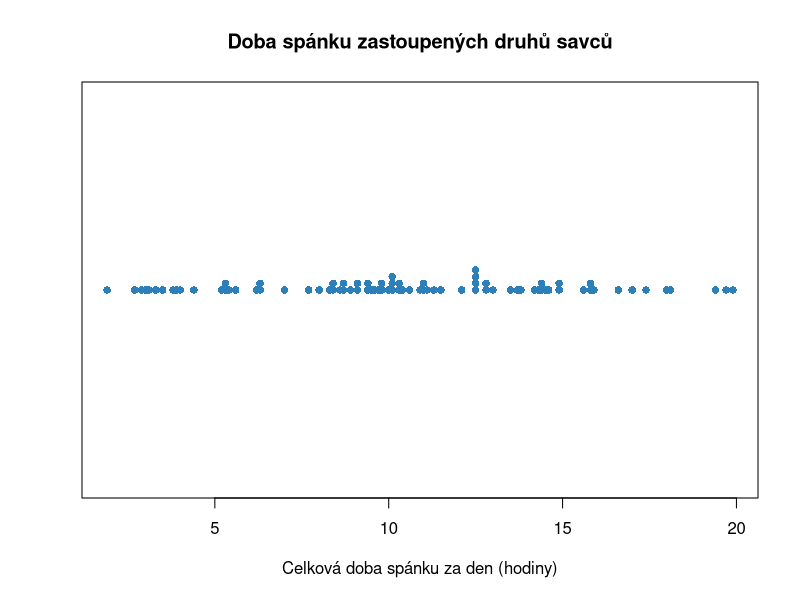
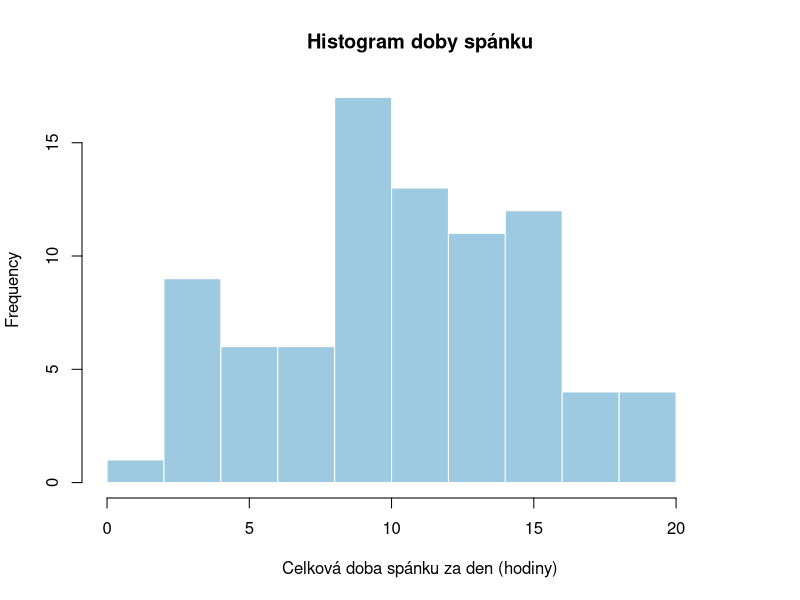
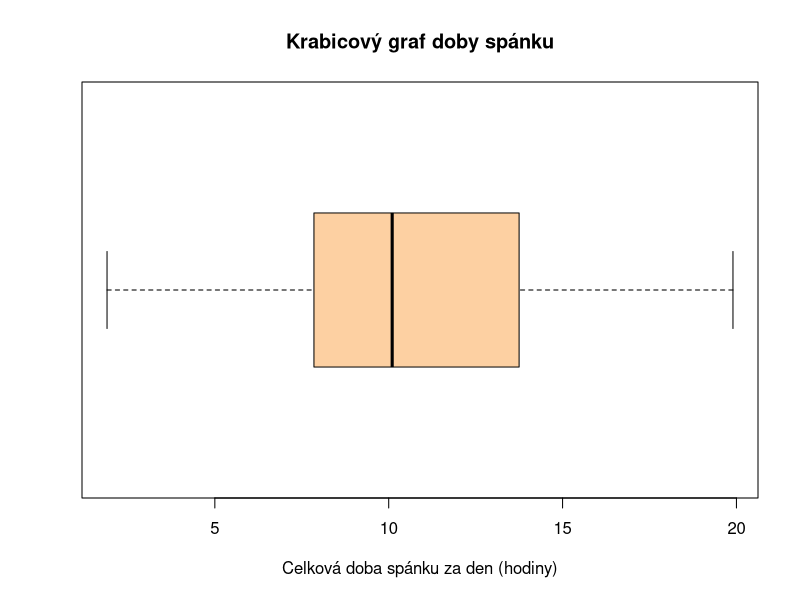
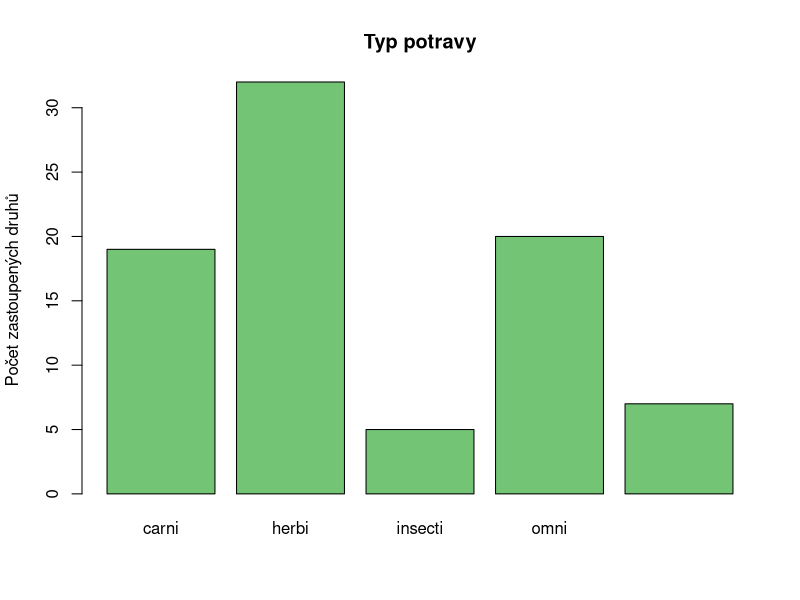

The R script that drew these images, in order:
#----------------------------------------------------------#
#
#              L01 — Co váží „typický“ savec?
#
#                 Praktické cvičení v R
#
#             Studenti biologie a ekologie
#
#                       O. Mottl
#                         2026
#
#----------------------------------------------------------#


#----------------------------------------------------------#
# Příprava -----
#----------------------------------------------------------#

#--------------------------------------------------#
## Jak se skriptem pracovat -----
#--------------------------------------------------#

# Ve výuce postupujte po společné trase označené ZÁKLAD,
# VYZKOUŠEJTE a KONTROLA. Vyučující bude říkat, kdy se zastavit.
#
# Při samostudiu:
# 1. Začněte v čisté relaci R.
# 2. Spouštějte skript shora dolů pomocí Ctrl + Enter.
# 3. Vlastní kód pište pod řádek "Vaše řešení".
# 4. Výsledek porovnejte s komentářem "Očekávaný výsledek".
# 5. Nápovědy čtěte postupně, až když je potřebujete.
#
# Úlohy NAVÍC jsou dobrovolné. Slouží rychlejším skupinám
# a pozdějšímu procvičení; nemusíte je dokončit během praktika.
#
# Řádky začínající znakem # jsou komentáře. R je nespouští.


#--------------------------------------------------#
## Výsledky učení -----
#--------------------------------------------------#

# Po dokončení společné trasy dokážete:
# - rozpoznat řádek, sloupec a hodnotu v datové tabulce;
# - vytvořit a zkontrolovat vektor v R;
# - zobrazit jednu proměnnou vhodným grafem;
# - vypočítat a interpretovat základní popisné statistiky;
# - rozlišit čtyři základní typy proměnných;
# - propojit otázku, kontrolu dat, graf, čísla a biologický závěr.


#--------------------------------------------------#
## Technická kontrola -----
#--------------------------------------------------#

# Pro toto cvičení potřebujeme balíček {ggplot2}, protože obsahuje
# datovou tabulku msleep. Balíček nepřipojujeme pomocí library().

if (
  !requireNamespace(
    package = "ggplot2",
    quietly = TRUE
  )) {
  stop(
    "Chybí balíček {ggplot2}. Podle pokynů kurzu jej nainstalujte a spusťte skript znovu.",
    call. = FALSE
  )
}

# Pokud pracujete mimo připravené kurzové prostředí a kontrola selhala,
# můžete po domluvě s vyučujícím jednou spustit:
# install.packages(pkgs = "ggplot2")


#----------------------------------------------------------#
# Připomenutí základů práce v R -----
#----------------------------------------------------------#

# Tento blok zůstává v L01 jako rychlé připomenutí. Vyučující jej může
# přeskočit, pokud skupina základní práci v R bezpečně ovládá.
#
# V RStudiu pracujeme hlavně se čtyřmi místy:
# - skript uchovává příkazy jako záznam postupu;
# - konzole ukazuje spuštěné příkazy a jejich výsledky;
# - Environment ukazuje objekty v paměti aktuální relace;
# - Plots ukazuje vytvořené grafy.

# ZÁKLAD | Spusťte následující řádek pomocí Ctrl + Enter.
2 + 3

# Hranatá závorka [1] ve výstupu označuje první zobrazenou hodnotu.


#----------------------------------------#
### VYZKOUŠEJTE | L01-K01 -----
#----------------------------------------#

# Účel: Ověřit, že R respektuje pořadí matematických operací.
# Vstup: Čísla 8, 2 a 3.
# Úkol: Spočítejte nejprve součet 8 + 2 a výsledek vynásobte třemi.

# Vaše řešení:


# Očekávaný výsledek: Jedno číslo, 30.
# Nápověda 1: R bez závorek provádí násobení před sčítáním;
# budete potřebovat operátory + a *.
# Nápověda 2: Součet, který se má provést první, uzavřete do závorek.
# Interpretace: Jaký výsledek by vznikl bez závorek a proč?


# ZÁKLAD | Hodnotu můžeme uložit do objektu pomocí <-.
pocet_nohou <- 4
pocet_nohou

# Objekt je nyní v paměti a objeví se v panelu Environment.
# Trvalý záznam ale představuje tento řádek ve skriptu, nikoli paměť.


#----------------------------------------#
### VYZKOUŠEJTE | L01-K02 -----
#----------------------------------------#

# Účel: Vytvořit vlastní objekt a znovu jej použít.
# Vstup: Počet křídel běžného ptáka je 2.
# Úkol: Uložte hodnotu 2 do objektu pocet_kridel a objekt zobrazte.

# Vaše řešení:


# Očekávaný výsledek: Environment obsahuje pocet_kridel s hodnotou 2.
# Nápověda 1: Samotné přiřazení objekt vytvoří, ale ve skriptu
# automaticky nevypíše jeho hodnotu.
# Nápověda 2: Použijte <- a na další řádek napište jen pocet_kridel.
# Interpretace: Co by po restartu R zůstalo — objekt v paměti, nebo příkaz ve skriptu?


#----------------------------------------#
### ZÁKLAD | L01-K03 | Rychlá společná kontrola -----
#----------------------------------------#

# Ukažte řádek, který vytváří pocet_nohou, jeho výstup v konzoli
# a objekt v Environment. Příkaz ve skriptu zůstává i po restartu R;
# objekt v paměti aktuální relace nikoli.


#----------------------------------------------------------#
# Společná trasa: ZÁKLAD -----
#----------------------------------------------------------#

#--------------------------------------------------#
## Od tabulky k objektům v R -----
#--------------------------------------------------#

# ZÁKLAD | Načteme schválená data o savcích.
# Každý řádek představuje jeden druh zastoupený v datové tabulce.
data_savci <-
  ggplot2::msleep

# Prohlédneme prvních šest řádků.
head(
  x = data_savci,
  n = 6
)

# Zjistíme počet řádků a sloupců.
nrow(x = data_savci)

ncol(x = data_savci)

# Zobrazíme názvy proměnných a technickou strukturu tabulky.
names(x = data_savci)

str(object = data_savci)


#----------------------------------------#
### KONTROLA | L01-K04 -----
#----------------------------------------#

# Účel: Spojit strukturu tabulky s biologickým významem.
# Vstup: data_savci a výstupy head(), nrow(), ncol(), names() a str().
# Úkol: Doplňte slovně počet pozorování, počet proměnných
# a biologický význam jednoho řádku.

# Vaše odpověď:


# Očekávaný výsledek: 83 řádků, 11 sloupců; jeden řádek je jeden
# zastoupený druh savce, nikoli jeden jedinec ani všechny druhy savců.
# Nápověda 1: Rozlište rozměry tabulky od biologického významu řádku.
# Nápověda 2: Počty přečtěte z nrow() a ncol(); význam řádku ověřte
# v prvních záznamech a popisu dat.
# Interpretace: Na jakou populaci nesmíme výsledky automaticky zobecnit?


# ZÁKLAD | Vybereme jediný sloupec jako samostatný vektor.
vec_spanek <-
  data_savci$sleep_total

length(x = vec_spanek)

head(
  x = vec_spanek,
  n = 6
)


#----------------------------------------#
### VYZKOUŠEJTE | L01-K05 -----
#----------------------------------------#

# Účel: Vybrat jinou spojitou proměnnou z tabulky.
# Vstup: data_savci a sloupec awake.
# Úkol: Vytvořte objekt vec_bdeni a zkontrolujte jeho délku a prvních šest hodnot.

# Vaše řešení:


# Očekávaný výsledek: Vektor má 83 hodnot; první jsou 11.9, 7, 9.6,
# 9.1, 20 a 9.6 hodiny.
# Nápověda 1: Sloupec tabulky vyberete pomocí znaku $.
# Nápověda 2: Použijte data_savci$awake, potom length() a head().
# Interpretace: Co představuje jedna hodnota ve vektoru vec_bdeni?


#--------------------------------------------------#
## Data nejprve zobrazíme -----
#--------------------------------------------------#

# ZÁKLAD | Každou dobu spánku zobrazíme jako jeden bod.
stripchart(
  x = vec_spanek,
  method = "stack",
  pch = 16,
  col = "#2C7FB8",
  xlab = "Celková doba spánku za den (hodiny)",
  main = "Doba spánku zastoupených druhů savců"
)


#----------------------------------------#
### KONTROLA | L01-K06 -----
#----------------------------------------#

# Účel: Přečíst graf jednotlivých hodnot.
# Vstup: Bodový graf vec_spanek.
# Úkol: Najděte přibližnou nejnižší a nejvyšší hodnotu a oblast,
# ve které se body nejvíce hromadí.

# Vaše odpověď:


# Očekávaný výsledek: Rozsah je přibližně 2-20 hodin a mnoho hodnot
# leží zhruba mezi 8 a 14 hodinami.
# Nápověda 1: Každý bod představuje jednu hodnotu jednoho zastoupeného druhu.
# Nápověda 2: Na vodorovné ose najděte oba krajní body a úsek,
# kde je bodů nad sebou nejvíce.
# Interpretace: Kterou informaci bychom z jediného průměru neviděli?


# ZÁKLAD | Histogram seskupí hodnoty do intervalů.
hist(
  x = vec_spanek,
  breaks = seq(
    from = 0,
    to = 22,
    by = 2
  ),
  col = "#9ECAE1",
  border = "white",
  xlab = "Celková doba spánku za den (hodiny)",
  main = "Histogram doby spánku"
)


#----------------------------------------#
### VYZKOUŠEJTE | L01-K07 -----
#----------------------------------------#

# Účel: Pozorovat vliv analytického rozhodnutí na vzhled histogramu.
# Vstup: vec_spanek a ukázka hist() výše.
# Úkol: Vytvořte nový histogram s intervaly širokými čtyři hodiny.

# Vaše řešení:


# Očekávaný výsledek: Graf má méně a širších sloupců, ale obsahuje
# stejných 83 pozorování a stejný rozsah hodnot.
# Nápověda 1: Šířku intervalů určuje způsob vytvoření jejich hranic.
# Nápověda 2: V argumentu breaks použijte seq() s hranicemi 0 a 22
# a nastavte by = 4.
# Interpretace: Co určila data a co jste zvolili vy?


# ZÁKLAD | Krabicový graf zhušťuje hodnoty do několika souhrnů.
boxplot(
  x = vec_spanek,
  horizontal = TRUE,
  col = "#FDD0A2",
  xlab = "Celková doba spánku za den (hodiny)",
  main = "Krabicový graf doby spánku"
)


#----------------------------------------#
### KONTROLA | L01-K08 -----
#----------------------------------------#

# Účel: Rozlišit, co krabicový graf ukazuje a skrývá.
# Vstup: Krabicový graf vec_spanek a předchozí bodový graf.
# Úkol: Napište jednu informaci, kterou krabicový graf zvýrazní,
# a jednu informaci, kterou proti bodovému grafu skryje.

# Vaše odpověď:


# Očekávaný výsledek: Zvýrazní medián, prostřední polovinu a rozsah
# bez možných odlehlých hodnot; skryje jednotlivé hodnoty a jejich hromadění.
# Nápověda 1: Krabicový graf hodnoty shrnuje, bodový graf je ukazuje jednotlivě.
# Nápověda 2: V krabici najděte čáru mediánu a potom porovnejte,
# zda v obou grafech vidíte jednotlivé hodnoty a jejich hromadění.
# Interpretace: Proč může být užitečné vidět více než jeden typ grafu?


# ZÁKLAD | Kategoriální proměnnou nejprve shrneme četnostmi.
tab_typ_potravy <-
  table(
    typ_potravy = data_savci$vore,
    useNA = "ifany"
  )

tab_typ_potravy

barplot(
  height = tab_typ_potravy,
  col = "#74C476",
  ylab = "Počet zastoupených druhů",
  main = "Typ potravy"
)


#----------------------------------------#
### KONTROLA | L01-K09 -----
#----------------------------------------#

# Účel: Přečíst četnosti kategoriální proměnné.
# Vstup: tab_typ_potravy a jeho sloupcový graf.
# Úkol: Určete nejčastější známou kategorii a počet chybějících údajů.

# Vaše odpověď:


# Očekávaný výsledek: Nejčastější známá kategorie je herbi s 32 druhy;
# typ potravy chybí u 7 zastoupených druhů.
# Nápověda 1: Výška sloupce a číslo v tabulce vyjadřují stejnou četnost.
# Nápověda 2: Najděte známou kategorii s nejvyšší četností
# a samostatně řádek nebo sloupec označený <NA>.
# Interpretace: Proč nesmíme sedm chybějících údajů označit za nový typ potravy?


#--------------------------------------------------#
## Střed a variabilita patří ke grafu -----
#--------------------------------------------------#

# ZÁKLAD | Vypočítáme souhrny stejného vektoru.
min(x = vec_spanek)

max(x = vec_spanek)

mean(x = vec_spanek)

median(x = vec_spanek)

quantile(
  x = vec_spanek,
  probs = c(0.25, 0.5, 0.75)
)

IQR(x = vec_spanek)

sd(x = vec_spanek)


#----------------------------------------#
### KONTROLA | L01-K10 -----
#----------------------------------------#

# Účel: Propojit funkce s významem vypočítaných souhrnů.
# Vstup: Výstupy pro vec_spanek výše.
# Úkol: Doplňte minimum, maximum, průměr, první kvartil, medián,
# třetí kvartil, IQR a SD
# a u každého ponechte jednotku.

# Vaše odpověď:


# Očekávaný výsledek: 1.9; 19.9; přibližně 10.43; 7.85; 10.1;
# 13.75; 5.9 a přibližně 4.45 hodiny.
# Nápověda 1: Rozdělte výstupy na polohu, variabilitu a krajní hodnoty;
# všechny ponechte v původní jednotce proměnné.
# Nápověda 2: Q1 a Q3 ohraničují prostředních 50 % hodnot a jejich
# rozdíl je IQR; průměr a SD tvoří druhou přirozenou dvojici.
# Interpretace: Jak spolu Q1, Q3 a IQR popisují prostřední polovinu hodnot?
# Která dvojice polohy a variability se přirozeně doplňuje?


# ZÁKLAD | Ukážeme citlivost průměru a mediánu na extrémní hodnotu.
vec_maly_puvodni <-
  c(8, 9, 10, 11, 12)

vec_maly_s_extremem <-
  c(8, 9, 10, 11, 40)

mean(x = vec_maly_puvodni)

median(x = vec_maly_puvodni)

mean(x = vec_maly_s_extremem)

median(x = vec_maly_s_extremem)


#----------------------------------------#
### KONTROLA | L01-K11 -----
#----------------------------------------#

# Účel: Porovnat citlivost průměru a mediánu.
# Vstup: vec_maly_puvodni a vec_maly_s_extremem.
# Úkol: Popište, který souhrn se po změně 12 na 40 posunul více.

# Vaše odpověď:


# Očekávaný výsledek: Průměr se změnil z 10 na 15.6,
# medián pouze z 10 na 10.
# Nápověda 1: Extrémní hodnota nemusí ovlivnit všechny míry středu stejně.
# Nápověda 2: Porovnejte oba výstupy mean() a oba výstupy median();
# do součtu pro průměr vstupuje celá velikost hodnoty 40.
# Interpretace: Který souhrn je v tomto příkladu odolnější vůči extrému?


#--------------------------------------------------#
## Typ proměnné určuje smysluplný popis -----
#--------------------------------------------------#

# ZÁKLAD | Připravíme čtyři různé významy proměnných.
vec_doba_spanku <-
  data_savci$sleep_total

tab_druhy_v_radu <-
  table(
    rad = data_savci$order
  )

vec_pocet_druhu_v_radu <-
  as.numeric(
    x = tab_druhy_v_radu
  )

vec_typ_potravy <-
  factor(
    x = data_savci$vore
  )

# Následující malý vektor je uměle vytvořený příklad pro ukázku
# uspořádaných kategorií. Není převzatý ze sloupce tabulky msleep.
vec_velikost_savce <-
  factor(
    x = c("malý", "střední", "velký", "střední"),
    levels = c("malý", "střední", "velký"),
    ordered = TRUE
  )

# Technická reprezentace v R není totéž co statistický typ.
class(x = vec_doba_spanku)

typeof(x = vec_doba_spanku)

str(object = vec_doba_spanku)


#----------------------------------------#
### KONTROLA | L01-K13 -----
#----------------------------------------#

# Účel: Rozlišit čtyři statistické typy proměnných.
# Vstup: Čtyři objekty vec_doba_spanku, vec_pocet_druhu_v_radu,
# vec_typ_potravy a vec_velikost_savce.
# Úkol: Ke každému přiřaďte typ: spojitá, diskrétní, nominální, ordinální.

# Vaše odpověď:


# Očekávaný výsledek: doba spánku je spojitá; počet druhů diskrétní;
# typ potravy nominální; velikostní kategorie ordinální.
# Nápověda 1: Typ určujte podle významu a způsobu vzniku hodnot,
# nikoli jen podle jejich vzhledu v R.
# Nápověda 2: Měření je spojité, počet diskrétní, názvy bez pořadí
# nominální a názvy s přirozeným pořadím ordinální.
# Interpretace: Proč může být číslo někdy kategorií a text někdy pořadím?


#----------------------------------------#
### VYZKOUŠEJTE | L01-K14 -----
#----------------------------------------#

# Účel: Zvolit popis odpovídající statistickému typu proměnné.
# Vstup: vec_doba_spanku, vec_pocet_druhu_v_radu,
# vec_typ_potravy a vec_velikost_savce.
# Úkol: Pro každý objekt zvolte vhodný první graf a číselný souhrn
# a svou volbu jednou větou zdůvodněte.

# Vaše řešení:


# Očekávaný výsledek: Pro spojitou proměnnou bodový graf, histogram
# nebo boxplot a dvojice medián + IQR nebo průměr + SD podle tvaru;
# pro diskrétní četnosti a bodový, sloupcový nebo vhodný histogram;
# pro nominální četnosti a sloupcový graf; pro ordinální četnosti
# a sloupcový graf se zachovaným pořadím kategorií.
# Nápověda 1: Číselné a kategoriální proměnné nepopisujeme stejným způsobem.
# Nápověda 2: Pro kategorie použijte četnosti a sloupcový graf;
# pro číselná data graf rozdělení a souhrn středu i variability.
# Interpretace: Proč neexistuje jeden nejlepší graf a souhrn pro všechny typy?


#--------------------------------------------------#
## Integrovaný úkol: kolik váží „typický“ savec? -----
#--------------------------------------------------#

# ZÁKLAD | Vrátíme se k otázce z úvodu L01.
vec_hmotnost <-
  data_savci$bodywt


#----------------------------------------#
### VYZKOUŠEJTE | L01-K15 -----
#----------------------------------------#

# Účel: Zkontrolovat tvar rozdělení před volbou jednoho souhrnu.
# Vstup: vec_hmotnost v kilogramech.
# Úkol: Vytvořte histogram a krabicový graf tělesné hmotnosti.

# Vaše řešení:


# Očekávaný výsledek: Většina hodnot je stlačena u nízkých hmotností
# a několik velmi vysokých hodnot výrazně prodlužuje pravý konec rozdělení.
# Nápověda 1: Jeden graf má ukázat tvar rozdělení a druhý jeho kvartilový souhrn.
# Nápověda 2: Použijte hist() a boxplot(); u boxplot() nastavte
# horizontal = TRUE.
# Interpretace: Je rozdělení přibližně symetrické?


#----------------------------------------#
### VYZKOUŠEJTE | L01-K16 -----
#----------------------------------------#

# Účel: Porovnat dvě možné odpovědi na otázku po typické hmotnosti.
# Vstup: vec_hmotnost.
# Úkol: Vypočítejte průměr a medián tělesné hmotnosti.

# Vaše řešení:


# Očekávaný výsledek: Průměr je přibližně 166.14 kg,
# medián 1.67 kg.
# Nápověda 1: Potřebujete jednu míru využívající všechny velikosti hodnot
# a jednu míru založenou na jejich pořadí.
# Nápověda 2: Použijte mean() a median(); oběma předejte
# vec_hmotnost argumentem x.
# Interpretace: Který souhrn více ovlivnili nejtěžší savci?


#----------------------------------------#
### KONTROLA | L01-K17 -----
#----------------------------------------#

# Účel: Vytvořit biologicky opatrný závěr z grafu a souhrnů.
# Vstup: Grafy a výsledky z L01-K15 a L01-K16.
# Úkol: Napište dvě až tři věty: zvolte vhodnější popis typické hmotnosti,
# zdůvodněte jej tvarem dat a omezte závěr na správnou jednotku pozorování.

# Vaše odpověď:


# Očekávaný výsledek: Medián 1.67 kg lépe popisuje prostřední zastoupený
# druh v silně pravostranném rozdělení. Závěr se týká druhů zastoupených
# v tabulce, nikoli jednotlivých savců ani automaticky všech druhů savců.
# Nápověda 1: U silně pravostranných dat hledejte souhrn,
# který méně ovlivní několik mimořádně velkých hodnot.
# Nápověda 2: Porovnejte citlivost průměru a mediánu a z L01-K04
# převezměte správnou jednotku pozorování i hranici zobecnění.
# Interpretace: Jak by se význam průměru změnil, kdyby každý řádek byl jedinec?


#----------------------------------------------------------#
# Dobrovolná banka úloh: NAVÍC -----
#----------------------------------------------------------#

# Následující úlohy nejsou součástí povinné společné trasy.
# Vyberte si skupinu, kterou potřebujete procvičit.


#--------------------------------------------------#
## NAVÍC A: Objekty a orientace v datech -----
#--------------------------------------------------#


#----------------------------------------#
### NAVÍC | L01-N01 -----
#----------------------------------------#

# Účel: Procvičit vytvoření číselného vektoru.
# Vstup: Hodnoty 6, 8, 7, 9 a 10 hodin.
# Úkol: Uložte hodnoty do objektu vec_spanek_peti_druhu.

# Vaše řešení:


# Očekávaný výsledek: Číselný vektor délky 5 v uvedeném pořadí.
# Nápověda 1: Nejprve spojte jednotlivé hodnoty do jednoho objektu.
# Nápověda 2: Hodnoty vložte do c() a výsledek přiřaďte pomocí <-.
# Interpretace: Co by v biologické tabulce představovala jedna hodnota?


#----------------------------------------#
### NAVÍC | L01-N02 -----
#----------------------------------------#

# Účel: Zkontrolovat velikost a začátek vektoru.
# Vstup: vec_spanek z hlavní části.
# Úkol: Zjistěte délku vektoru a zobrazte první tři hodnoty.

# Vaše řešení:


# Očekávaný výsledek: Délka 83; hodnoty 12.1, 17 a 14.4.
# Nápověda 1: Jedna kontrola má popsat velikost vektoru, druhá jeho začátek.
# Nápověda 2: Použijte length() a v head() nastavte n = 3.


#----------------------------------------#
### NAVÍC | L01-N03 -----
#----------------------------------------#

# Účel: Procvičit orientaci v celé datové tabulce.
# Vstup: data_savci.
# Úkol: Zobrazte názvy proměnných a poslední čtyři řádky.

# Vaše řešení:


# Očekávaný výsledek: 11 názvů proměnných a čtyři poslední druhy.
# Nápověda 1: Potřebujete jednu funkci pro sloupce a jinou pro konec tabulky.
# Nápověda 2: Použijte names() a tail() s argumentem n = 4.
# Interpretace: Proč samotný název sloupce nemusí stačit k pochopení proměnné?


#----------------------------------------#
### NAVÍC | L01-N04 -----
#----------------------------------------#

# Účel: Přenést výběr sloupce na novou proměnnou.
# Vstup: Sloupec brainwt v data_savci.
# Úkol: Vytvořte vec_hmotnost_mozku a zjistěte jeho délku.

# Vaše řešení:


# Očekávaný výsledek: Vektor délky 83; některé hodnoty chybí.
# Nápověda 1: Vyberte požadovaný sloupec pomocí $ a uložte jej jako vektor.
# Nápověda 2: Použijte data_savci$brainwt a délku ověřte pomocí length().
# Interpretace: Znamená délka 83, že známe hmotnost mozku pro všech 83 druhů?


#--------------------------------------------------#
## NAVÍC B: Číselné souhrny -----
#--------------------------------------------------#


#----------------------------------------#
### NAVÍC | L01-N05 -----
#----------------------------------------#

# Účel: Popsat dobu bdění krajními hodnotami.
# Vstup: data_savci$awake.
# Úkol: Vypočítejte minimum a maximum.

# Vaše řešení:


# Očekávaný výsledek: Minimum 4.1 a maximum 22.1 hodiny.
# Nápověda 1: Hledáte oba krajní body číselných hodnot.
# Nápověda 2: Použijte min() a max() a sloupec předejte argumentem x.
# Interpretace: Jak souvisejí tyto hodnoty s dobou spánku během 24 hodin?


#----------------------------------------#
### NAVÍC | L01-N06 -----
#----------------------------------------#

# Účel: Porovnat průměr a medián doby bdění.
# Vstup: data_savci$awake.
# Úkol: Vypočítejte oba souhrny.

# Vaše řešení:


# Očekávaný výsledek: Průměr přibližně 13.57 a medián 13.9 hodiny.
# Nápověda 1: Porovnejte míru založenou na součtu s mírou založenou na pořadí.
# Nápověda 2: Použijte mean() a median() s proměnnou v argumentu x.
# Interpretace: Jsou si souhrny bližší než u tělesné hmotnosti?


#----------------------------------------#
### NAVÍC | L01-N07 -----
#----------------------------------------#

# Účel: Procvičit kvartily na tělesné hmotnosti.
# Vstup: vec_hmotnost.
# Úkol: Vypočítejte 25., 50. a 75. percentil.

# Vaše řešení:


# Očekávaný výsledek: Přibližně 0.174, 1.670 a 41.750 kg.
# Nápověda 1: Hledané percentily odpovídají třem podílům mezi 0 a 1.
# Nápověda 2: V quantile() nastavte probs = c(0.25, 0.50, 0.75).
# Interpretace: Jak je možné, že 75 % hodnot nepřesahuje 41.75 kg,
# ale průměr je přibližně 166 kg?


#----------------------------------------#
### NAVÍC | L01-N08 -----
#----------------------------------------#

# Účel: Porovnat dvě míry variability tělesné hmotnosti.
# Vstup: vec_hmotnost.
# Úkol: Vypočítejte IQR a směrodatnou odchylku.

# Vaše řešení:


# Očekávaný výsledek: IQR je přibližně 41.58 kg,
# SD přibližně 786.84 kg.
# Nápověda 1: Jedna míra popisuje prostřední polovinu hodnot,
# druhá využívá odchylky všech hodnot od průměru.
# Nápověda 2: Použijte IQR() a sd() s vec_hmotnost v argumentu x.
# Interpretace: Který souhrn silněji odráží několik mimořádně těžkých druhů?


#----------------------------------------#
### NAVÍC | L01-N09 -----
#----------------------------------------#

# Účel: Ověřit výpočet IQR z kvartilů.
# Vstup: Výsledky L01-N07.
# Úkol: Odečtěte první kvartil od třetího a porovnejte výsledek s IQR().

# Vaše řešení:


# Očekávaný výsledek: Rozdíl je přibližně 41.58 kg a shoduje se s IQR().
# Nápověda 1: IQR je šířka intervalu obsahujícího prostřední polovinu hodnot.
# Nápověda 2: Z výstupu quantile() odečtěte Q1 od Q3 a výsledek
# porovnejte s IQR(x = vec_hmotnost).
# Interpretace: Proč medián do šířky prostřední poloviny nevstupuje?


#----------------------------------------#
### NAVÍC | L01-N25 -----
#----------------------------------------#

# Účel: Oddělit polohu hodnot od jejich variability.
# Vstup: Dva připravené vektory se stejným průměrem.
vec_uzky <- c(8, 9, 10, 11, 12)
vec_siroky <- c(2, 6, 10, 14, 18)
# Úkol: Pro oba vektory vypočítejte průměr a směrodatnou odchylku.
# Před spuštěním odhadněte, které výsledky budou stejné a které odlišné.

# Vaše řešení:


# Očekávaný výsledek: Oba průměry jsou 10. Směrodatná odchylka
# je přibližně 1.58 pro vec_uzky a 6.32 pro vec_siroky.
# Nápověda 1: Stejná poloha nevylučuje odlišnou variabilitu.
# Nápověda 2: Pro každý vektor spusťte mean() a sd(), tedy celkem
# čtyři samostatné výpočty.
# Interpretace: Proč samotný průměr nestačí k popisu těchto vektorů?


#--------------------------------------------------#
## NAVÍC C: Grafy a analytická rozhodnutí -----
#--------------------------------------------------#


#----------------------------------------#
### NAVÍC | L01-N10 -----
#----------------------------------------#

# Účel: Porovnat dvě členění stejného histogramu.
# Vstup: vec_spanek.
# Úkol: Vytvořte histogram jednou s 5 a jednou s 20 intervaly.

# Vaše řešení:


# Očekávaný výsledek: Jemnější členění ukáže více lokálních nerovností,
# ale oba grafy zobrazují stejná data.
# Nápověda 1: Počet intervalů mění rozlišení histogramu, nikoli vstupní data.
# Nápověda 2: Spusťte hist() dvakrát a v argumentu breaks použijte
# nejprve 5 a potom 20.
# Interpretace: Který prvek grafu je volbou analytika?


#----------------------------------------#
### NAVÍC | L01-N11 -----
#----------------------------------------#

# Účel: Prozkoumat silně pravostranné hodnoty na odvozené log10 škále.
# Vstup: vec_hmotnost, která obsahuje pouze kladné hodnoty.
# Úkol: Vytvořte histogram log10(vec_hmotnost) a osu x označte log10(kg).

# Vaše řešení:


# Očekávaný výsledek: Hodnoty se na logaritmické škále rozloží
# po ose rovnoměrněji než v původních kilogramech.
# Nápověda 1: Nejdříve změňte škálu hodnot a teprve potom je zobrazte.
# Nápověda 2: Do argumentu x funkce hist() vložte log10(vec_hmotnost)
# a popisek nastavte argumentem xlab.
# Interpretace: Které pořadí a biologické informace se zachovaly
# a které číselné vzdálenosti se na log10 škále změnily?


#----------------------------------------#
### NAVÍC | L01-N12 -----
#----------------------------------------#

# Účel: Zobrazit chybějící kategorii ve sloupcovém grafu.
# Vstup: data_savci$conservation.
# Úkol: Vytvořte tabulku četností včetně NA a následně sloupcový graf.

# Vaše řešení:


# Očekávaný výsledek: Nejvyšší četnost má NA s 29 záznamy;
# z pojmenovaných kategorií má lc 27 záznamů.
# Nápověda 1: Chybějící hodnoty musí zůstat ve výpočtu četností viditelné.
# Nápověda 2: V table() nastavte useNA = "ifany" a výslednou tabulku
# předejte argumentu height v barplot().
# Interpretace: Proč nelze chybějící údaj interpretovat jako stupeň ohrožení?


#--------------------------------------------------#
## NAVÍC D: Typy proměnných -----
#--------------------------------------------------#


#----------------------------------------#
### NAVÍC | L01-N13 -----
#----------------------------------------#

# Účel: Odvodit diskrétní proměnnou počítáním druhů.
# Vstup: data_savci$order.
# Úkol: Spočítejte zastoupené druhy v každém řádu pomocí table().

# Vaše řešení:


# Očekávaný výsledek: Tabulka obsahuje 19 zastoupených řádů savců;
# nejvíce je Rodentia
# s 22 zastoupenými druhy.
# Nápověda 1: Kategorie řádu shrňte podle počtu jejich výskytů.
# Nápověda 2: Sloupec order vyberte pomocí $ a jeho hodnoty předejte
# funkci table() jako pojmenovaný vstup rad.
# Interpretace: Jak se změnila jednotka pozorování proti data_savci?


#----------------------------------------#
### NAVÍC | L01-N14 -----
#----------------------------------------#

# Účel: Zvolit popis pro nominální proměnnou.
# Vstup: vec_typ_potravy.
# Úkol: Navrhněte vhodný graf a číselný souhrn a oba vytvořte.

# Vaše řešení:


# Očekávaný výsledek: Smysluplná je tabulka četností a sloupcový graf;
# průměr ani SD pro názvy kategorií význam nemají.
# Nápověda 1: Nominální proměnnou popisujte četnostmi, nikoli průměrem.
# Nápověda 2: Četnosti vytvořte pomocí table() a zobrazte pomocí barplot().
# Interpretace: Proč pořadí kategorií není biologickou informací?


#----------------------------------------#
### NAVÍC | L01-N15 -----
#----------------------------------------#

# Účel: Ověřit zachování přirozeného pořadí kategorií.
# Vstup: vec_velikost_savce.
# Úkol: Vytvořte četnosti a sloupcový graf.

# Vaše řešení:


# Očekávaný výsledek: Kategorie jsou v pořadí malý, střední, velký,
# nikoli v abecedním pořadí.
# Nápověda 1: U ordinální proměnné musí graf zachovat přirozené pořadí kategorií.
# Nápověda 2: Pořadí je uloženo v levels faktoru; použijte table()
# a jeho výsledek předejte do barplot().
# Interpretace: Co by se ztratilo, kdybychom pořadí hladin neuložili?


#----------------------------------------#
### NAVÍC | L01-N16 -----
#----------------------------------------#

# Účel: Rozlišit význam a technické uložení čísel.
# Vstup: data_savci$sleep_total a vec_pocet_druhu_v_radu.
# Úkol: Pro oba objekty spusťte class() a typeof(), potom určete
# jejich statistický typ.

# Vaše řešení:


# Očekávaný výsledek: R může oba objekty popsat jako numeric/double,
# ale doba spánku je spojitá a počet druhů diskrétní proměnná.
# Nápověda 1: Technické uložení objektu a statistický význam proměnné
# jsou dvě různé otázky.
# Nápověda 2: Uložení zjistěte pomocí class() a typeof(); statistický typ
# určete podle toho, zda hodnoty vznikly měřením nebo počítáním.
# Interpretace: Proč technické uložení samo nestačí k volbě grafu?


#--------------------------------------------------#
## NAVÍC E: Chybějící hodnoty -----
#--------------------------------------------------#


#----------------------------------------#
### NAVÍC | L01-N17 -----
#----------------------------------------#

# Účel: Pozorovat vliv chybějících hodnot na výpočet.
# Vstup: data_savci$sleep_rem, který obsahuje NA.
# Úkol: Vypočítejte mean() bez argumentu na.rm a prohlédněte výsledek.

# Vaše řešení:


# Očekávaný výsledek: Funkce vrátí NA, protože alespoň jedna hodnota chybí.
# Nápověda 1: Nejdříve pozorujte výchozí chování funkce při výskytu NA.
# Nápověda 2: Zavolejte mean() s příslušným sloupcem v argumentu x
# a argument na.rm zatím nepřidávejte.
# Interpretace: Znamená NA, že průměr známých hodnot neexistuje?


#----------------------------------------#
### NAVÍC | L01-N18 -----
#----------------------------------------#

# Účel: Spočítat chybějící hodnoty a výslovně je vynechat.
# Vstup: data_savci$sleep_rem.
# Úkol: Zjistěte počet chybějících hodnot a vypočítejte průměr
# ze známých hodnot.

# Vaše řešení:


# Očekávaný výsledek: Chybí 22 hodnot; průměr 61 známých hodnot
# je přibližně 1.88 hodiny.
# Nápověda 1: Logické hodnoty TRUE lze sečíst a chybějící hodnoty
# lze při výpočtu výslovně odstranit.
# Nápověda 2: Použijte sum(is.na(...)) a v mean() nastavte na.rm = TRUE.
# Interpretace: Ke kolika druhům se vypočítaný průměr skutečně vztahuje?


#----------------------------------------#
### NAVÍC | L01-N19 -----
#----------------------------------------#

# Účel: Popsat známé hodnoty dvěma souhrny středu.
# Vstup: data_savci$sleep_rem.
# Úkol: Vypočítejte průměr a medián po vynechání NA.

# Vaše řešení:


# Očekávaný výsledek: Průměr je přibližně 1.88 hodiny,
# medián 1.5 hodiny.
# Nápověda 1: Obě míry středu musí pracovat se stejnou sadou známých hodnot.
# Nápověda 2: Použijte mean() a median() a v obou nastavte na.rm = TRUE.
# Interpretace: Co musíme uvést, aby čtenář věděl, jak jsme naložili s NA?


#--------------------------------------------------#
## NAVÍC F: Integrované výzvy -----
#--------------------------------------------------#


#----------------------------------------#
### NAVÍC | L01-N20 -----
#----------------------------------------#

# Účel: Samostatně projít celý popis jedné úplné proměnné.
# Vstup: data_savci$awake.
# Úkol: Zkontrolujte délku a NA, vytvořte vhodný graf, vypočítejte
# průměr, medián, IQR a SD a napište dvouvětou interpretaci.

# Vaše řešení:


# Očekávaný výsledek: 83 známých hodnot; průměr přibližně 13.57,
# medián 13.9 hodiny. Interpretace musí mluvit o zastoupených druzích.
# Nápověda 1: Úplnost dat a tvar rozdělení určují, jak opatrně
# budete později číst číselné souhrny.
# Nápověda 2: Začněte length() a sum(is.na(...)), potom navazujte
# postupem použitým pro vec_spanek.
# Interpretace: Která informace z grafu se nevešla do jediného souhrnu?


#----------------------------------------#
### NAVÍC | L01-N21 -----
#----------------------------------------#

# Účel: Přizpůsobit pracovní postup neúplné a silně asymetrické proměnné.
# Vstup: data_savci$brainwt.
# Úkol: Zjistěte počet známých hodnot, vytvořte graf a porovnejte
# průměr s mediánem po vynechání NA.

# Vaše řešení:


# Očekávaný výsledek: Známe 56 hodnot; průměr je přibližně 0.282 kg,
# medián přibližně 0.0124 kg a rozdělení je silně pravostranné.
# Nápověda 1: Nejdříve oddělte známé hodnoty od NA a potom posuďte
# tvar jejich rozdělení.
# Nápověda 2: Počet známých hodnot zjistěte pomocí sum(!is.na(...))
# a u mean() i median() nastavte na.rm = TRUE.
# Interpretace: Který souhrn lépe popisuje prostřední známou hodnotu a proč?


#--------------------------------------------------#
## NAVÍC G: Bezpečné hledání chyb -----
#--------------------------------------------------#


#----------------------------------------#
### NAVÍC | L01-N22 -----
#----------------------------------------#

# Účel: Rozpoznat text, který R omylem chápe jako jména objektů.
# Vstup: Následující záměrně chybný, zakomentovaný řádek.
# vec_zvirata <- c(kocka, pes, morce)
# Úkol: Přepište řádek tak, aby vznikl textový vektor tří názvů.

# Vaše řešení:


# Očekávaný výsledek: Vektor obsahuje "kocka", "pes" a "morce"
# a příkaz nevyžaduje předem existující objekty těchto jmen.
# Nápověda 1: R rozlišuje textovou hodnotu od jména objektu podle zápisu.
# Nápověda 2: Každý název uzavřete do uvozovek; funkce c() zůstává stejná.
# Interpretace: Jakou chybovou zprávu by vyvolal původní řádek?


#----------------------------------------#
### NAVÍC | L01-N23 -----
#----------------------------------------#

# Účel: Najít odkaz na objekt, který neexistuje.
# Vstup: Následující záměrně chybný, zakomentovaný řádek.
# mean(x = vec_spanek_savcu)
# Úkol: Opravte příkaz pomocí objektu vytvořeného v hlavní části.

# Vaše řešení:


# Očekávaný výsledek: Průměr je přibližně 10.43 hodiny.
# Nápověda 1: Chyba „object not found“ často znamená nesprávné jméno objektu.
# Nápověda 2: Porovnejte příkaz s Environment; správný objekt se jmenuje
# vec_spanek.
# Interpretace: Proč je přesné a stabilní pojmenování důležité?


#--------------------------------------------------#
## NAVÍC H: Reflexe nad rozhodnutími -----
#--------------------------------------------------#


#----------------------------------------#
### NAVÍC | L01-N24 -----
#----------------------------------------#

# Účel: Oddělit vlastnosti dat od rozhodnutí analytika.
# Vstup: Všechny grafy a souhrny vytvořené v tomto cvičení.
# Úkol: Zařaďte následující položky jako pozorované údaje,
# vlastnost designu či definice dat, nebo volbu analytika:
# počet pozorování, šířka intervalů histogramu, naměřená hmotnost,
# barva grafu, zvolený souhrn středu a jednotka pozorování.

# Vaše odpověď:


# Očekávaný výsledek: Počet pozorování a naměřené hmotnosti jsou údaje;
# jednotka pozorování vyplývá z designu a definice tabulky;
# šířka intervalů, barva a volba souhrnu jsou rozhodnutí analytika.
# Nápověda 1: Ptejte se, zda položka vznikla pozorováním, návrhem tabulky,
# nebo rozhodnutím při analýze.
# Nápověda 2: Naměřené hodnoty oddělte od jednotky pozorování; mezi volby
# analytika zařaďte to, co lze změnit úpravou grafu nebo souhrnu.
# Interpretace: Které analytické rozhodnutí mělo největší vliv na váš závěr?


#----------------------------------------------------------#
# Shrnutí a sebekontrola -----
#----------------------------------------------------------#

# Společnou trasu jste dokončili, pokud dokážete vlastními slovy odpovědět:
#
# 1. Co v data_savci představuje jeden řádek, sloupec a hodnota?
# 2. Proč data zobrazujeme dříve, než je shrneme jedním číslem?
# 3. Kdy se přirozeně doplňují průměr a SD a kdy medián a IQR?
# 4. Jak rozlišíte spojitou, diskrétní, nominální a ordinální proměnnou?
# 5. Jak pro každý typ zvolíte vhodný první graf a číselný souhrn?
# 6. Proč class() nebo typeof() samy neurčí statistický typ proměnné?
# 7. Proč medián lépe než průměr popisuje prostřední hmotnost
#    druhu zastoupeného v tabulce msleep?
#
# Pokud některou odpověď ještě neumíte vysvětlit, vraťte se k odpovídající
# úloze KONTROLA nebo si vyberte podobnou úlohu z části NAVÍC.
